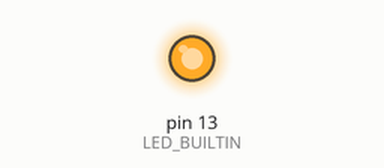
Recording of a sketch running on a simulated Arduino Uno, built with avr-gcc and run on an emulated ATmega328P. On the bench: output pins drawn as LEDs (lit = HIGH).

Above: at 0.5 s.
At 10.5 s:
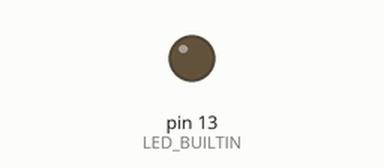
Timing chart, 0 to 11.7 s (numbered marks = the images above):
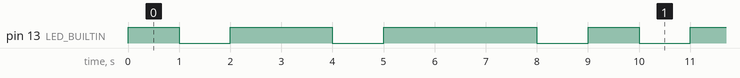

The sketch:

timedInterval.ino
```cpp
void setup() {
  // put your setup code here, to run once:
  pinMode(LED_BUILTIN, OUTPUT);
}

void timedBlink(int interval) {
  digitalWrite(LED_BUILTIN, HIGH);
  delay(interval*1000);
  digitalWrite(LED_BUILTIN, LOW);
  delay(1000);                      //wait for a second
}

void loop() {
  timedBlink(1);
  timedBlink(2);
  timedBlink(3);
}
```

Measured:
- by itself, pin 13 (LED_BUILTIN): repeats every 9.0 s: LOW 1.0 s, HIGH 2.0 s, LOW 1.0 s, HIGH 3.0 s, LOW 1.0 s, HIGH 1.0 s
- by itself, everything shown: repeats every 9.0 s, in 6 steps
